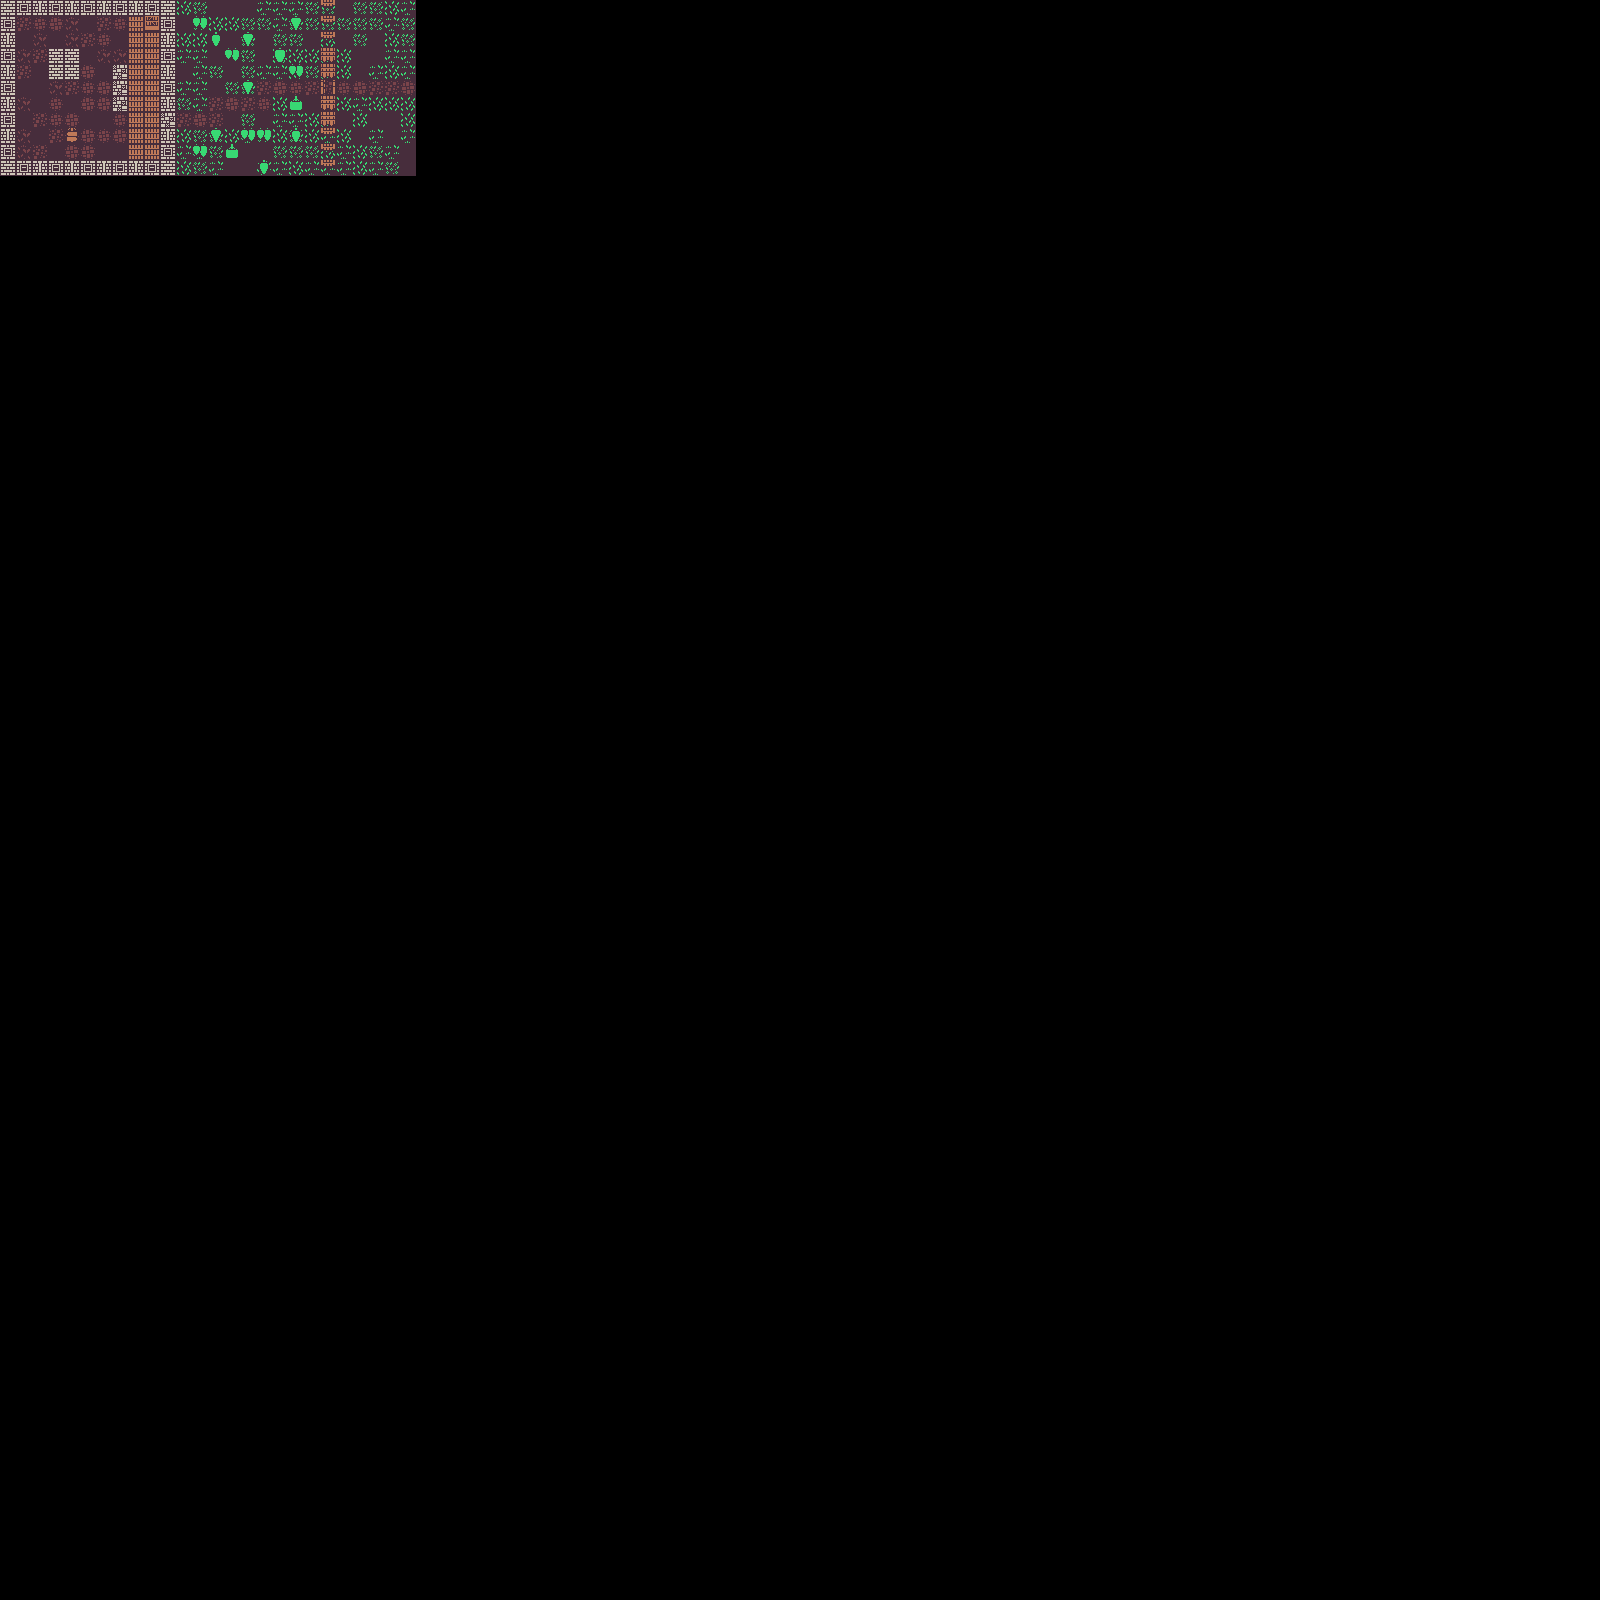

This game map was drawn from its Tiled (.tmx) file and the tilesets committed beside it. A one-line description and the trimmed map source follow:
An orthogonal 100x100 tile map with 16x16 px tiles, 3 tile layers (Floor, Billboards, Walls) and 1 object.

<map version="1.2" tiledversion="1.2.4" orientation="orthogonal" renderorder="right-down" width="100" height="100" tilewidth="16" tileheight="16" infinite="0" nextlayerid="7" nextobjectid="2">
 <tileset firstgid="1" source="colored.tsx" />
 <layer id="5" name="Floor" width="100" height="100">
  <data>[10000 cells, 240 non-empty, 10 distinct tile ids]</data>
 </layer>
 <objectgroup id="6" name="Enemies">
  <object id="1" gid="29" x="208" y="112" width="16" height="16" />
 </objectgroup>
 <layer id="2" name="Billboards" width="100" height="100">
  <data>[10000 cells, 18 non-empty, 7 distinct tile ids]</data>
 </layer>
 <layer id="1" name="Walls" width="100" height="100">
  <data>[10000 cells, 57 non-empty, 7 distinct tile ids]</data>
 </layer>
</map>
